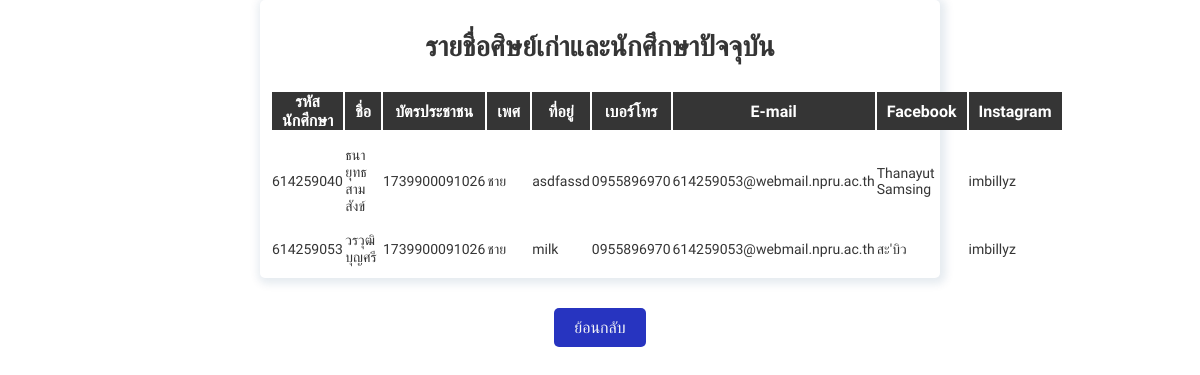
/index.php/Alumni/view_other, run on the app's committed database.
### tables this page shows
CREATE TABLE `register` (
  `Std_ID` int(11) NOT NULL,
  `Name_LastName` varchar(100) NOT NULL,
  `ID_Card` char(13) NOT NULL,
  `Date_Of_Birth` date NOT NULL,
  `Sex` varchar(5) NOT NULL,
  `Address` varchar(100) NOT NULL,
  `Tel` char(10) NOT NULL,
  `E_mail` varchar(50) NOT NULL,
  `Facebook` varchar(50) NOT NULL,
  `Instagram` varchar(50) NOT NULL
);

### application/controllers/Alumni.php (called while the page is built, shortened)
<?php
class Alumni extends CI_Controller {
	function __construct(){
		$this->load->model('Alumni_Model','AM');
		$this->load->helper('url');
	}
	public function view_other()
    {
        $result['AM'] = $this->AM->select_other();
		$this->load->view('view_other',$result);
    }
}

### index.php (called while the page is built, shortened)
<?php
require_once BASEPATH.'core/CodeIgniter.php';

### application/models/Alumni_Model.php (called while the page is built, shortened)
<?php defined('BASEPATH') OR exit('No direct script access allowed');
class Alumni_Model extends CI_Model {
        function select_other()
        {
            $this->db->select('Std_ID,Name_LastName,ID_Card,Date_Of_Birth,Sex,Address,Tel,E_mail,Facebook,Instagram');
			$result = $this->db->get('register');
			return $result;
        }
}

### application/views/view_other.php (the view, shortened to what this page needs)
<!DOCTYPE html>
<html lang="en">
<head>
    <link rel = "stylesheet" type = "text/css"
         href = "<?php echo base_url(); ?>css/showsearh.css">
         <link rel = "stylesheet" type = "text/css"
		 href = "<?php echo base_url(); ?>css/editProfileMe.css">
</head>
<body>
    <div class="container">
      <h1>รายชื่อศิษย์เก่าและนักศึกษาปัจจุบัน</h1>
      <table style="width:100%" border="1">
        <tr>
          <th>รหัสนักศึกษา</th>
          <th>ชื่อ</th>
          <th>บัตรประชาชน</th>
          <th>เพศ</th>
          <th>ที่อยู่</th>
          <th>เบอร์โทร</th>
          <th>E-mail</th>
          <th>Facebook</th>
          <th>Instagram</th>
        </tr>
        <?php
          foreach($AM->result_array() as $row){
        ?>
        <tr>
        <td><?=$row['Std_ID']?></td>
          <td><?=$row['Name_LastName']?></td>
          <td><?=$row['ID_Card']?></td>
          <td><?=$row['Sex']?></td>
          <td><?=$row['Address']?></td>
          <td><?=$row['Tel']?></td>
          <td><?=$row['E_mail']?></td>
          <td><?=$row['Facebook']?></td>
          <td><?=$row['Instagram']?></td>
        </tr>
        <?php
          }
        ?>
      </table>
    </div>
    <center><a class="button" href="../Alumni/Home">ย้อนกลับ</a></center>
</body>
</html>

### css/showsearh.css (style rules this page uses)
body { margin: 0; padding: 0; font-family: 'Montserrat', sans-serif; }
.container { position: relative; text-align: center; margin: 5% 5% ; padding: 1% 3% 3% 3%; border-radius: 5px; box-shadow: 2px 2px 8px 4px rgba(0, 58, 109, 0.1); }
.container h1 { position: relative; font-size: 28px; margin-bottom: 4%; margin-top: 3%; color: #353535; }
table { border: none; }
tr { border: none; }
th { border: none; font-size: 16px; font-weight: 600; padding: 0 10px; color: #ffffff; width: 33.33%; background-color: #353535; }
td { border: none; font-size: 14px; font-weight: 400; color: #353535; text-align: left; padding: 15px 0px 0px 0px; }

### css/editProfileMe.css (style rules this page uses)
body { margin: 0; padding: 0; font-family: 'Mitr', sans-serif; }
a { color: #003a6d; }
.container { width: 55%; margin: auto; margin-bottom: 40px; padding: 10px; }
.button { font-family: 'Mitr', sans-serif; padding: 10px 20px; font-size: 16px; border: none; background-color: #2734c0; color: #f5f6f6; text-decoration: none; border-radius: 5px; }

### data on the page
register: Std_ID "614259040", Name_LastName "ธนายุทธ สามสังข์", ID_Card "1739900091026", Sex "ชาย", Address "asdfassd", Tel "0955896970", E_mail "614259053@webmail.npru.ac.th", Facebook "Thanayut Samsing", Instagram "imbillyz"
register: Std_ID "614259053", Name_LastName "วรวุฒิ บุญศรี", ID_Card "1739900091026", Sex "ชาย", Address "milk", Tel "0955896970", E_mail "614259053@webmail.npru.ac.th", Facebook "สะ'บิว", Instagram "imbillyz"
